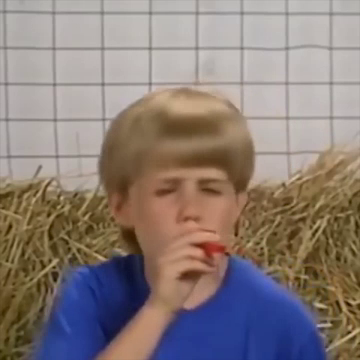
//> input picture frame 10 of kpz_video/kpz_video/kazoo.mp4, 360 x 360 px
$ ./main   (built with g++ and OpenCV 4)
//> lines starting //> are read from the running program, lines starting //| are printed output that depends on the picture
#include <opencv2/opencv.hpp>
#include <iostream>
#include <stdio.h>

using namespace std;
using namespace cv;

const Size blockSize(16, 16);
const Size searchSize(48, 48);

const int startingFrame = 1;

const string backgroundWindowName = "Background";
const string motionWindowName = "Video";
const int sumCount = 50;
const double thresh = 25;

Mat frame2YUV(Mat);
Mat izostravanje(Mat);
void HarrisCornerDet(Mat &src_gray, Mat &HarrisC, int thresh);
void detect_Harris(Mat &GxABS, Mat &GyABS, Mat &R);
static void drawArrows(Mat& img, Point& prevPts, Point& nextPts, Scalar line_color);

int main(int argc, char** argv) {

	VideoCapture videjo("kazoo.mp4");

	VideoWriter outputVideo;

	int numberofframes = static_cast<int>(videjo.get(CV_CAP_PROP_FRAME_COUNT));

	if (!videjo.isOpened()) {
		cout << "Ne moze da se otvori video" << endl;
	}
	waitKey(3000);

	Size S = Size((int)videjo.get(CV_CAP_PROP_FRAME_WIDTH), (int)videjo.get(CV_CAP_PROP_FRAME_HEIGHT));

	int xCount = S.width / blockSize.width;
	int yCount = S.height / blockSize.height;

	int fps = videjo.get(CV_CAP_PROP_FPS);
	int ex = -1;

	videjo.set(CV_CAP_PROP_POS_FRAMES, startingFrame);

	Mat previousFrame;


	outputVideo.open("videjo.avi", ex, fps, S, true);

	int t=0;
	deque<Mat> previousFrames;
	Mat sum = Mat::zeros(S, CV_32F);

	bool paused = false;
	while (true)
	{
			Mat frame;
			videjo >> frame;
//> frame is the input picture: 360 rows x 360 cols, CV_8UC3; mean B, G, R 120.4, 125, 137.9
//> the loop in frame2YUV, `for (int i = 0; i < width; i++)` made 360 passes
//> (R, G, B, Y, U, V) on passes 1 to 3: (11, 51, 61, 40.18, 10.25, -25.6), (7, 47, 57, 36.18, 10.25, -25.6), (0, 41, 50, 29.77, 9.96, -26.12)
//> after the loop in frame2YUV, `for (int i = 0; i < width; i++)`:
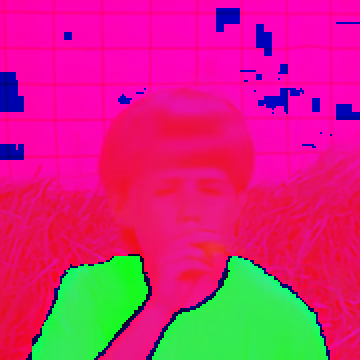
//> YUVImage: 360 rows x 360 cols, CV_8UC3; mean B, G, R 124.6, 42.8, 205.3
//> after the loop in frame2YUV, `for (int i = 0; i < width; i++)`: R = 68; G = 105; B = 124; Y = 96.1; U = 13.73; V = -24.66
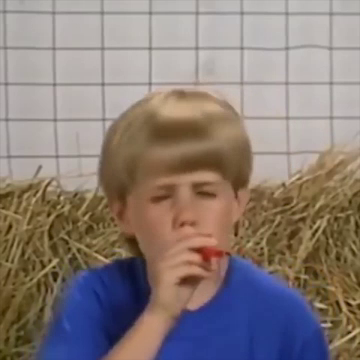
//> input picture frame 11 of kpz_video/kpz_video/kazoo.mp4, 360 x 360 px
//> frame is the input picture: 360 rows x 360 cols, CV_8UC3; mean B, G, R 120.3, 125.1, 137.8
//> the loop in frame2YUV (call 2), `for (int i = 0; i < width; i++)` made 360 passes
//> (R, G, B, Y, U, V) on passes 1 to 3: (9, 51, 61, 39.58, 10.54, -26.83), (5, 47, 57, 35.58, 10.54, -26.83), (0, 41, 50, 29.77, 9.96, -26.12)
//> after the loop `for (int itBlockX = 0; itBlockX < xCount; itBlockX++)`:
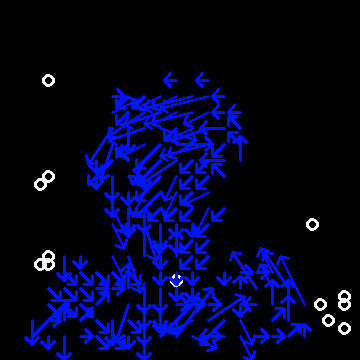
//> displayFrame: 360 rows x 360 cols, CV_32FC3; mean B, G, R 37.1, 5.4, 2.7
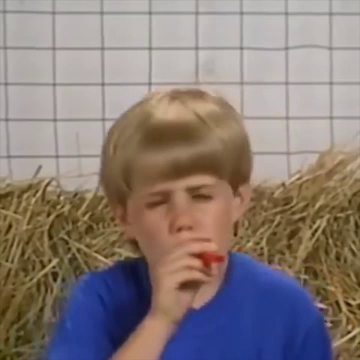
//> input picture frame 12 of kpz_video/kpz_video/kazoo.mp4, 360 x 360 px
//> frame is the input picture: 360 rows x 360 cols, CV_8UC3; mean B, G, R 120.4, 124.8, 137.3

			if(frame.empty()) {
				break;
			}

			Mat YUV = frame2YUV(frame);
			Mat Y[3];
			split(YUV, Y);
			Mat frameY=izostravanje(Y[0]);
			frameY.convertTo(frameY,CV_32F);

			outputVideo << frameY;

			Mat displayFrame;
			if (!sum.empty())
			{

				Mat background = sum / sumCount;
				normalize(background, displayFrame, 0, 1, CV_MINMAX);
//> displayFrame: 360 rows x 360 cols, CV_32FC1
				imshow(backgroundWindowName, displayFrame);
				absdiff(background, frameY, displayFrame);
				threshold(displayFrame, displayFrame, thresh, NULL, THRESH_TOZERO);
				normalize(displayFrame, displayFrame, 0, 1, CV_MINMAX);

			}

			sum += frameY;
			previousFrames.push_back(frameY);

			if (previousFrames.size() > sumCount)
			{
				Mat firstFrame = previousFrames.front();
				previousFrames.pop_front();
				sum -= firstFrame;
			}

			Mat element = getStructuringElement(MORPH_RECT, Size(3, 3), Point(-1, 1));
			Mat ImgErozija;
			erode(displayFrame, ImgErozija, element);
			Mat ImgED;
			dilate(ImgErozija, ImgED, element);
			Mat Harris;
			HarrisCornerDet(ImgED,Harris,150);
//> after the loop in HarrisCornerDet (call 3), `for (int j = 0; j < height - 8; j += 8)`: HarrisC: 360 rows x 360 cols, CV_32FC3; min 0, max 255, mean 2.9
			imshow(motionWindowName, Harris);

			displayFrame=Harris;

			if (!previousFrame.empty())
			{
				cvtColor(displayFrame, displayFrame, CV_RGB2GRAY);
				cvtColor(displayFrame, displayFrame, CV_GRAY2RGB);
//> displayFrame: 360 rows x 360 cols, CV_32FC3

				for (int itBlockX = 0; itBlockX < xCount; itBlockX++)
					for (int itBlockY = 0; itBlockY < yCount; itBlockY++)
					{
						Point blockPos(itBlockX * blockSize.width, itBlockY * blockSize.height);

						Point searchPos(blockPos.x - (searchSize.width - blockSize.width) / 2, blockPos.y - (searchSize.height - blockSize.height) / 2);

						Rect blockRect(blockPos, blockSize);
						Mat block = previousFrame(blockRect);

						Point bestPos;
						float bestResult = 100000;

						int XDimSearch = searchSize.width - blockSize.width;
						int YDimSearch = searchSize.height - blockSize.height;


 						for (int itSearchX = 0; itSearchX < XDimSearch; itSearchX += 4)
							for (int itSearchY = 0; itSearchY < YDimSearch; itSearchY += 4)
							{
								Point kernelPos(searchPos.x + itSearchX, searchPos.y + itSearchY);

								if (kernelPos.x < 0 || kernelPos.x + blockSize.width > S.width) continue;
								if (kernelPos.y < 0 || kernelPos.y + blockSize.height > S.height) continue;

								Rect kernelRect(kernelPos, blockSize);
								Mat kernel = frame(kernelRect);

								Mat diff;
								absdiff(block, kernel, diff);
								Scalar result = mean(diff);

								if (result[0] < bestResult)
								{
									bestResult = result[0];
									bestPos = kernelPos;
								}
							}

						Rect bestRect(bestPos.x, bestPos.y, blockSize.width, blockSize.height);

							if(blockPos!=bestPos)  //ukoliko ocete i tackice sa strane samo udrite komentare
								drawArrows(displayFrame,blockPos, bestPos,  CV_RGB(0,20,255));//teo sam tirkiznu plavu boju tacka
					}
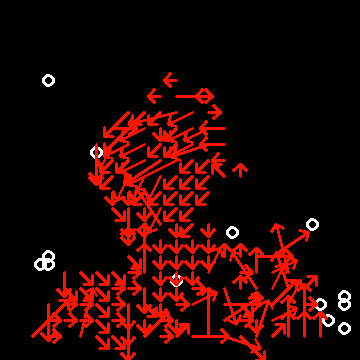
//> displayFrame: 360 rows x 360 cols, CV_32FC3; mean R, G, B 35.3, 5.2, 2.6
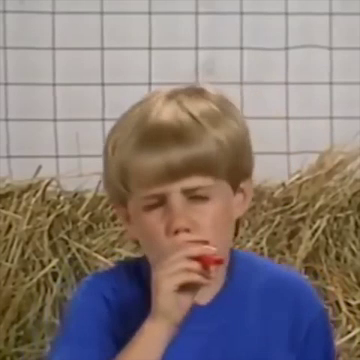
//> input picture frame 13 of kpz_video/kpz_video/kazoo.mp4, 360 x 360 px
//> further down, frame is the input picture: 360 rows x 360 cols, CV_8UC3; mean B, G, R 120.4, 124.5, 136.7
//> call 4 of HarrisCornerDet, with thresh = 150
//> after the loop in HarrisCornerDet (call 4), `for (int j = 0; j < height - 8; j += 8)`:
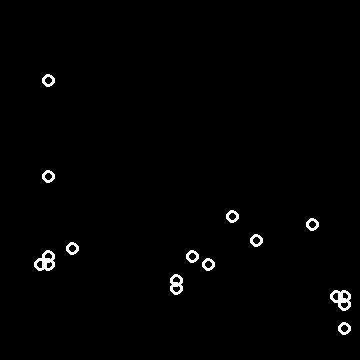
//> HarrisC: 360 rows x 360 cols, CV_32FC3; min 0, max 255, mean 3.5

			}
			namedWindow("Block", CV_WINDOW_AUTOSIZE);
			imshow("Block", displayFrame);

			frame.copyTo(previousFrame);


		if(waitKey(30)>=0)
			break;
	}
	waitKey(0);
	return 0;
}

Mat frame2YUV(Mat inImg) {
	int width = inImg.cols;
	int height = inImg.rows;

	Mat YUVImage(height, width, CV_8UC3, Scalar(0, 0, 0));

	double Y, U, V, R, G, B;

	for (int i = 0; i < width; i++)
	{
		for (int j = 0; j < height; j++)
		{
			R = inImg.at<Vec3b>(j, i).val[0];
			G = inImg.at<Vec3b>(j, i).val[1];
			B = inImg.at<Vec3b>(j, i).val[2];

			Y = 0.299*R + 0.587*G + 0.114*B;
			U = 0.436*(B - Y) / (1 - 0.114);
			V = 0.615*(R - Y) / (1 - 0.299);

			YUVImage.at<Vec3b>(j, i).val[0] = Y;
			YUVImage.at<Vec3b>(j, i).val[1] = U;
			YUVImage.at<Vec3b>(j, i).val[2] = V;
		}
	}
	return YUVImage;
}

Mat izostravanje(Mat img) {

	Mat Gaus;
	GaussianBlur(img, Gaus, Size(3, 3), 1, 1);

	Size kernelSize(3, 3);
	float valLaplas[] = {
				0.,-1.,0.,
				-1.,4.,-1.,
				0.,-1.,0. };
	Mat kernelLaplas(kernelSize, CV_32FC1, valLaplas);

	Mat Laplas;
	filter2D(img, Laplas, -1, kernelLaplas);
	convertScaleAbs(Laplas, Laplas);

	Mat Yizostren;
	addWeighted(Gaus, 1.5, Laplas, 0.8, 0, Yizostren);

	return Yizostren;
}

void HarrisCornerDet(Mat &src_gray, Mat &HarrisC, int thresh){

		Mat Gx, Gy, GxABS, GyABS, R;

	Point anchor = Point(-1, -1);
	int delta = 0;
	int ddepth = -1;

	Size kernelSizeX(3, 3);
	float valuesX[] = {
		-1, -2, -1,
		0, 0, 0,
		1, 2, 1 };
	Mat kernelX(kernelSizeX, CV_32FC1, valuesX);

	Size kernelSizeY(3, 3);
	float valuesY[] = {
		-1, 0, 1,
		-2, 0, 2,
		-1, 0, 1 };
	Mat kernelY(kernelSizeY, CV_32FC1, valuesY);

	int width = src_gray.cols;
	int height = src_gray.rows;

	R = Mat::zeros(height / 8, width / 8, CV_32FC1);

	filter2D(src_gray, Gx, ddepth, kernelX, anchor, delta, BORDER_DEFAULT);
	convertScaleAbs(Gx, GxABS);

	filter2D(src_gray, Gy, ddepth, kernelY, anchor, delta, BORDER_DEFAULT);
	convertScaleAbs(Gy, GyABS);

	detect_Harris(GxABS, GyABS, R);

	Mat Harris = src_gray.clone();
	Mat R_NORM, R_NORM_SCALED;

	cvtColor(Harris, HarrisC, CV_GRAY2RGB);

	normalize(R, R_NORM, 0, 255, NORM_MINMAX, CV_32FC1, Mat());
	convertScaleAbs(R_NORM, R_NORM_SCALED);

	for (int j = 0; j < height - 8; j += 8)
	{
		for (int i = 0; i < width - 8; i += 8)
		{
			if ((int)R_NORM.at<float>(j / 8, i / 8) > thresh)
			{
				circle(HarrisC, Point(i, j), 5, Scalar(255, 255, 255), 2, 8, 0);
			}
		}
	}

}

void detect_Harris(Mat &GxABS, Mat &GyABS, Mat &R)
{
	int w = GxABS.cols;
	int h = GxABS.rows;
	int SumX, SumY, SumXY;
	double k = 0.04;
	float val;

	for (int i = 0; i < w - 8; i += 8)
		for (int j = 0; j < h - 8; j += 8)
		{
		SumX = 0;
		SumY = 0;
		SumXY = 0;

		for (int m = 0; m < 8; m++)
			for (int n = 0; n < 8; n++)
			{
			SumX += GxABS.at<uchar>(j + n, i + m) * GxABS.at<uchar>(j + n, i + m);
			SumY += GyABS.at<uchar>(j + n, i + m) * GyABS.at<uchar>(j + n, i + m);
			SumXY += GxABS.at<uchar>(j + n, i + m) * GyABS.at<uchar>(j + n, i + m);
			}

		val = (((SumX * SumY) - (SumXY * SumXY)) - k*((SumX + SumY)*(SumX + SumY)));
		R.at<float>(j / 8, i / 8) = val;
		}

}

static void drawArrows(Mat& img, Point& prevPts, Point& nextPts, Scalar line_color)
{

            int line_thickness = 2;

            Point p = prevPts;
            Point q = nextPts;

            double angle = atan2((double)p.y - q.y, (double)p.x - q.x);

            double hypotenuse = sqrt( ( (double)p.y - (double)q.y)*( (double)p.y - (double)q.y) + ( (double)p.x - (double)q.x)*( (double)p.x - (double)q.x));

            q.x = (int)(p.x - 3 * hypotenuse * cos(angle));
            q.y = (int)(p.y - 3 * hypotenuse * sin(angle));

            line(img, p, q, line_color, line_thickness);
            p.x = (int)(q.x + 9 * cos(angle + CV_PI / 4));
            p.y = (int)(q.y + 9 * sin(angle + CV_PI / 4));
            line(img, p, q, line_color, line_thickness);

            p.x = (int)(q.x + 9 * cos(angle - CV_PI / 4));
            p.y = (int)(q.y + 9 * sin(angle - CV_PI / 4));
            line(img, p, q, line_color, line_thickness);

}

$ run again, starting later in the video
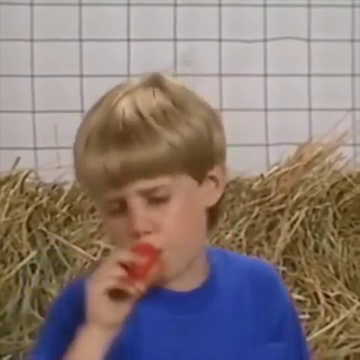
//> input picture frame 83 of kpz_video/kpz_video/kazoo.mp4, 360 x 360 px
//> frame is the input picture: 360 rows x 360 cols, CV_8UC3; mean B, G, R 118.9, 123.8, 138.5
//> the loop in frame2YUV, `for (int i = 0; i < width; i++)` made 360 passes
//> (R, G, B, Y, U, V) on passes 1 to 3: (34, 60, 72, 53.59, 9.06, -17.19), (53, 79, 91, 72.59, 9.06, -17.19), (71, 97, 109, 90.59, 9.06, -17.19)
//> after the loop in frame2YUV, `for (int i = 0; i < width; i++)`: R = 30; G = 66; B = 88; Y = 57.74; U = 14.89; V = -24.34
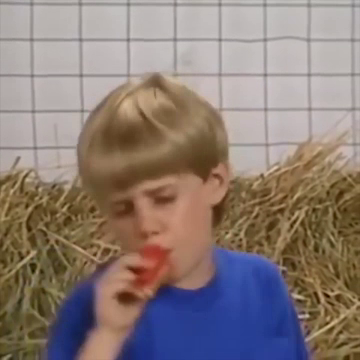
//> input picture frame 84 of kpz_video/kpz_video/kazoo.mp4, 360 x 360 px
//> frame is the input picture: 360 rows x 360 cols, CV_8UC3; mean B, G, R 118.4, 124.2, 138.9
//> the loop in frame2YUV (call 2), `for (int i = 0; i < width; i++)` made 360 passes
//> (R, G, B, Y, U, V) on passes 1 to 3: (42, 71, 80, 63.36, 8.19, -18.74), (58, 87, 96, 79.36, 8.19, -18.74), (80, 109, 118, 101.4, 8.19, -18.74)
//> after the loop in HarrisCornerDet (call 4), `for (int j = 0; j < height - 8; j += 8)`:
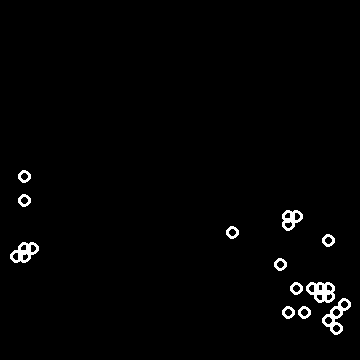
//> HarrisC: 360 rows x 360 cols, CV_32FC3; min 0, max 255, mean 4.5
